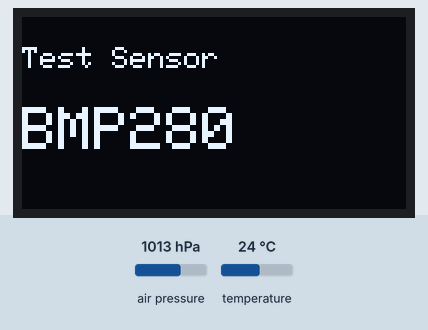
This sketch was run on a simulated Arduino Uno, built with avr-gcc and run on an emulated ATmega328P. Parts: 128×64 one-colour display. Inputs (shaded band) come from the test bench; at power-on: air pressure 1013 hPa, temperature 24 °C. The display library's start-up logo is not drawn; what the sketch prints to the serial monitor is not drawn.

Above: at 4.1 s.
At 10.7 s:
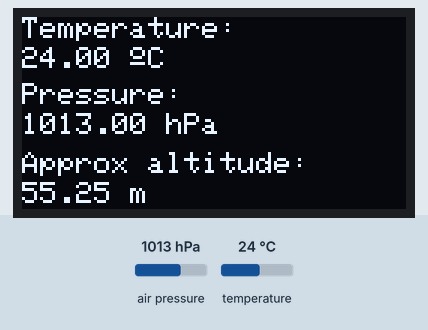
10.8 s: air pressure set to 952 hPa
At 12.0 s:
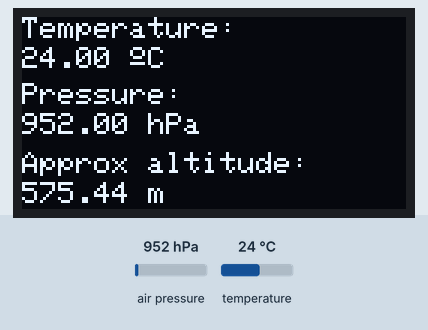
12.6 s: temperature set to 12 °C
At 14.3 s:
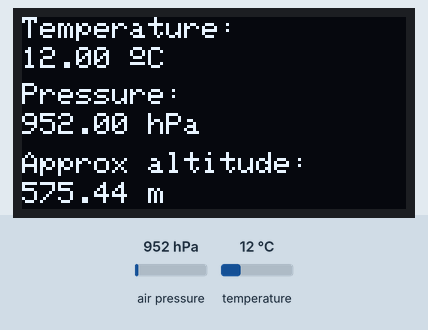
14.7 s: air pressure set to 975 hPa
At 16.5 s:
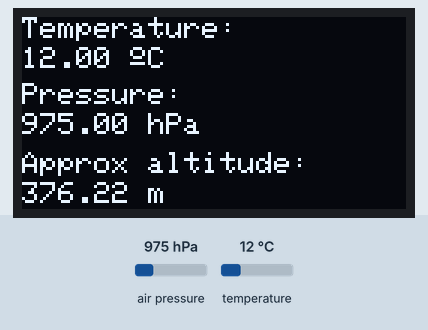
16.8 s: temperature set to 19 °C
Timing chart, 0 to 19.8 s (numbered marks = the images above; inputs shaded):
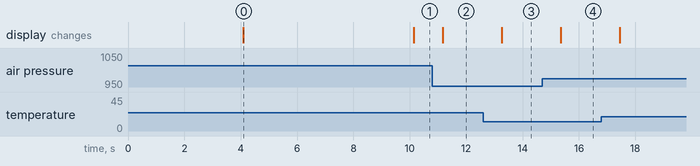

The sketch:

LCD_OLED_BMP280.ino
```cpp
/* This code is to use with Adafruit BMP280           (Metric)
 * It measures both temperature and pressure and it displays them on the Serial monitor with the altitude
 * It's a modified version of the Adafruit example code
 * Refer to www.surtrtech.com or SurtrTech Youtube channel
 */

#include <Adafruit_BMP280.h>
#include <Adafruit_SSD1306.h>

#define SCREEN_WIDTH 128 // OLED display width, in pixels
#define SCREEN_HEIGHT 64 // OLED display height, in pixels

Adafruit_BMP280 bmp; // I2C Interface
Adafruit_SSD1306 display(SCREEN_WIDTH, SCREEN_HEIGHT, &Wire, -1);

void setup() {
  Serial.begin(115200);

  if(!display.begin(SSD1306_SWITCHCAPVCC, 0x3C)) {
      Serial.println(F("SSD1306 allocation failed"));
      for(;;);
    }
  display.display();
  delay(4000);
  display.clearDisplay();
  display.setTextColor(WHITE);
  lcdOpening("BMP280");

  Serial.println(F("BMP280 test"));

  if (!bmp.begin()) {
    Serial.println(F("Could not find a valid BMP280 sensor, check wiring!"));
    while (1);
  }

  /* Default settings from datasheet. */
  bmp.setSampling(Adafruit_BMP280::MODE_NORMAL,     /* Operating Mode. */
                  Adafruit_BMP280::SAMPLING_X2,     /* Temp. oversampling */
                  Adafruit_BMP280::SAMPLING_X16,    /* Pressure oversampling */
                  Adafruit_BMP280::FILTER_X16,      /* Filtering. */
                  Adafruit_BMP280::STANDBY_MS_500); /* Standby time. */
}

void loop() {
    delay(1000);

    Serial.print(F("Temperature = "));
    Serial.print(bmp.readTemperature());
    Serial.println(" ºC");

    Serial.print(F("Pressure = "));
    Serial.print(bmp.readPressure()/100); //displaying the Pressure in hPa, you can change the unit
    Serial.println(" hPa");

    Serial.print(F("Approx altitude = "));
    Serial.print(bmp.readAltitude(1019.66)); //The "1019.66" is the pressure(hPa) at sea level in day in your region
    Serial.println(" m");                    //If you don't know it, modify it until you get your current altitude

    Serial.println();

    display.clearDisplay();

    // display temperature
    display.setTextSize(1);
    display.setCursor(0,0);
    display.print("Temperature: ");
    display.setTextSize(1);
    display.setCursor(0,10);
    display.print(bmp.readTemperature());
    display.print(" ");
    display.setTextSize(1);
    display.write(167);
    display.setTextSize(1);
    display.print("C");

    // display pressure
    display.setTextSize(1);
    display.setCursor(0, 22);
    display.print("Pressure: ");
    display.setTextSize(1);
    display.setCursor(0, 32);
    display.print(bmp.readPressure()/100);
    display.print(" hPa");

    // display Approx altitude
    display.setTextSize(1);
    display.setCursor(0, 45);
    display.print("Approx altitude: ");
    display.setTextSize(1);
    display.setCursor(0, 55);
    display.print(bmp.readAltitude(1019.66));
    display.print(" m");

    display.display();
}


void lcdOpening(char *teks){
  display.clearDisplay();
  display.setTextSize(1);
  display.setCursor(0,10);
  display.print("Test Sensor");
  display.setTextSize(2);
  display.setCursor(0,30);
  display.print(teks);

  display.display();
  delay(5000);
  }
```

Measured:
- after the input at 10.8 s, the display: changes after 0.38 s (image 2)
- after the input at 12.6 s, the display: changes after 0.66 s (image 3)
- after the input at 14.7 s, the display: changes after 0.65 s (image 4)
- what the display in image 0 shows lasts 6.0 s, from 4.1 s to 10.1 s
